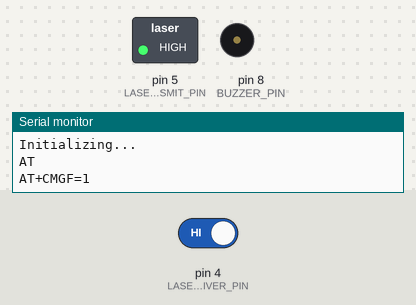
A sketch run on a simulated Arduino Uno, built with avr-gcc and run on an emulated ATmega328P. On the bench: switched loads named in the sketch (green lamp = pin HIGH), buzzer (waves = sounding, pin HIGH), the last lines printed to the serial monitor. The test bench sets the inputs (shaded band); at power-on: pin 4 (LASER_RECEIVER_PIN) HIGH. The modem accepts every AT command (registered, SIM ready, sends succeed) and sends nothing else.

Above: at 3.2 s.
3.3 s: pin 4 (LASER_RECEIVER_PIN) driven LOW
At 3.9 s:
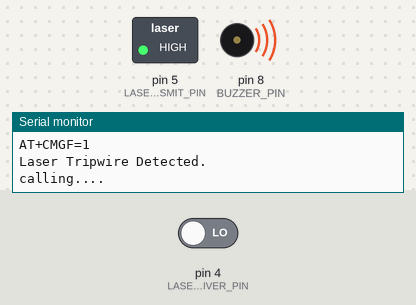
Timing chart, 0 to 6.3 s (numbered marks = the images above; inputs shaded):
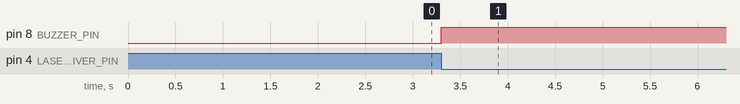

The sketch:

laser_code.ino
```cpp
#include <SoftwareSerial.h>   // library of serial conncetion


//this is not gsm module phone number
const String PHONE = "+8801552482894";     // phone number

#define rxPin 3     // arduino 3 pin
#define txPin 2
SoftwareSerial sim800L(rxPin,txPin);

#define LASER_RECEIVER_PIN 4    // arduino 4 photo-transistor
#define LASER_TRANSMIT_PIN 5      // arduino laser
//fire_flag = 0 means tripwire detected
boolean laser_flag = 0;

#define BUZZER_PIN 8

void setup()
{
  //----------------------------------------------------------------
  //Begin serial communication: Arduino IDE (Serial Monitor)
  Serial.begin(9600);      // seral conncetion was TOO HIGH (bit per sec.)

  //Begin serial communication: SIM800L
  sim800L.begin(9600);    // sim module's serial conncetion UPDATED

  pinMode(LASER_RECEIVER_PIN,INPUT);
  pinMode(LASER_TRANSMIT_PIN,OUTPUT);
  //by default the LASER Transmitter is ON
  digitalWrite(LASER_TRANSMIT_PIN,HIGH);
  //----------------------------------------------------------------
  pinMode(BUZZER_PIN, OUTPUT);
  //by default the BUZZER is OFF
  digitalWrite(BUZZER_PIN,LOW);
  //----------------------------------------------------------------
  Serial.println("Initializing...");

  //Once the handshake test is successful, it will back to OK
  Serial.println("AT");
  delay(1000);
  Serial.println("AT+CMGF=1");
  delay(1000);
  //----------------------------------------------------------------
}

void loop()
{
  while(sim800L.available()){
  Serial.println(sim800L.readString());
  }

  int laser_value = digitalRead(LASER_RECEIVER_PIN);


  //The laser trip wire is detected, trigger Alarm and send sms
  if(laser_value == LOW) {
    digitalWrite(BUZZER_PIN,HIGH);
    //----------------------------------------------------------------
    if(laser_flag == 0) {
      Serial.println("Laser Tripwire Detected.");
      laser_flag == 1;
      make_call();
    }

  }

  //No laser tripwire is detected, turn OFF Alarm
  else {
    //Serial.println("Laser Tripwire !Detected.");
    digitalWrite(BUZZER_PIN,LOW);
    laser_flag = 0;
  }

}

void make_call()                   // modifid this fuction
{
    Serial.println("calling....");
    sim800L.println("ATD"+PHONE+";");
    delay(20000); //20 sec delay
    sim800L.println("ATH");
    delay(1000); //1 sec delay
}
```

Measured:
- after the input at 3.3 s, pin 8 (BUZZER_PIN): LOW → HIGH at once
